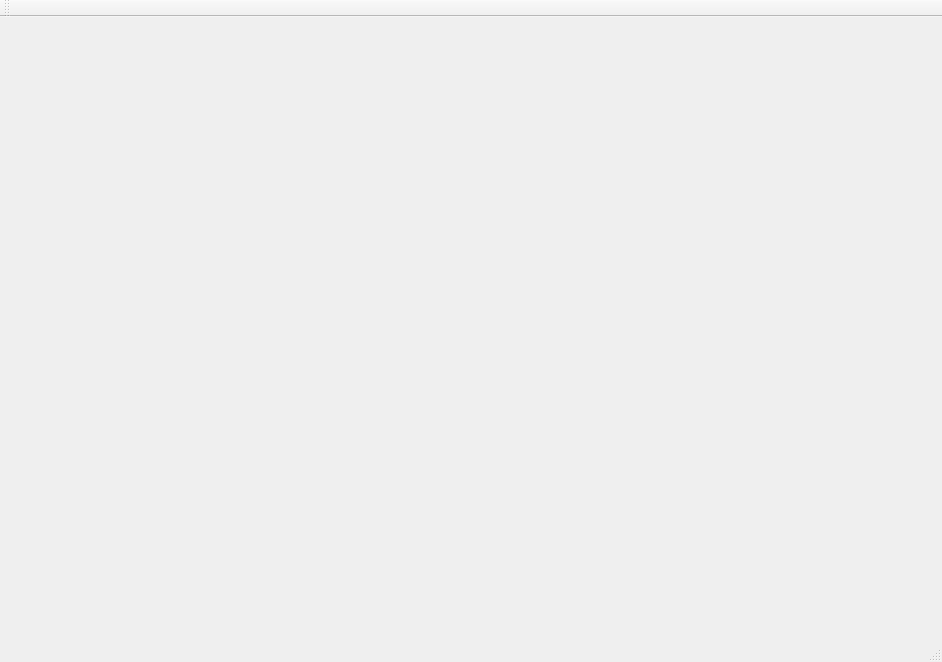
<?xml version="1.0" encoding="UTF-8"?>
<ui version="4.0">
 <class>MainWindow</class>
 <widget class="QMainWindow" name="MainWindow">
  <property name="geometry">
   <rect>
    <x>0</x>
    <y>0</y>
    <width>942</width>
    <height>662</height>
   </rect>
  </property>
  <property name="windowTitle">
   <string>MainWindow</string>
  </property>
  <widget class="QWidget" name="centralWidget">
   <layout class="QVBoxLayout" name="verticalLayout"/>
  </widget>
  <widget class="QMenuBar" name="menuBar">
   <property name="geometry">
    <rect>
     <x>0</x>
     <y>0</y>
     <width>942</width>
     <height>23</height>
    </rect>
   </property>
  </widget>
  <widget class="QToolBar" name="mainToolBar">
   <attribute name="toolBarArea">
    <enum>TopToolBarArea</enum>
   </attribute>
   <attribute name="toolBarBreak">
    <bool>false</bool>
   </attribute>
  </widget>
  <widget class="QStatusBar" name="statusBar"/>
 </widget>
 <layoutdefault spacing="6" margin="11"/>
 <resources/>
 <connections/>
</ui>
